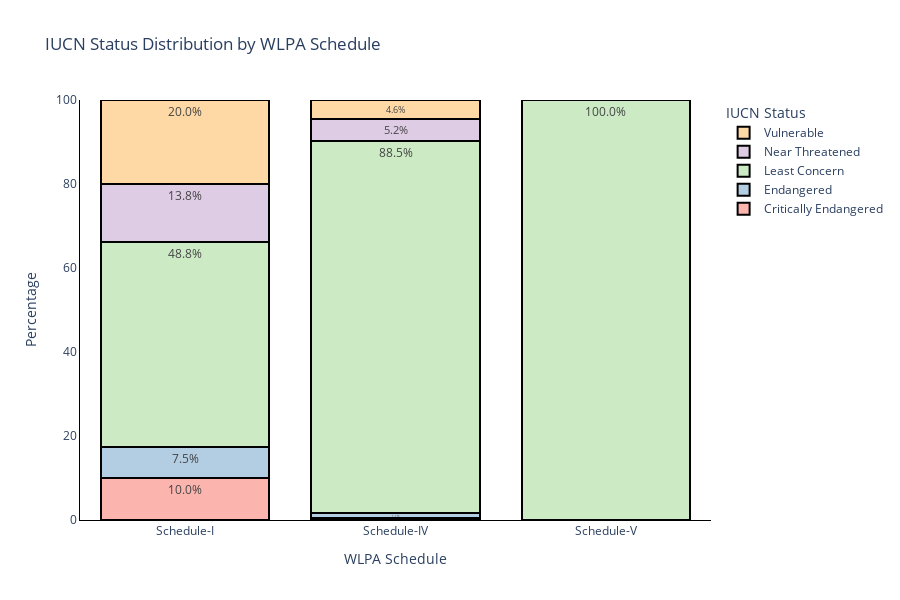

Notebook code cell kept with this figure:
### Markdown cell above
### IUCN Status vs WLPA Schedule

### Code cell
# Group and normalize
grouped_df = birds_df.groupby(['wlpa_schedule', 'iucn_status']).size().reset_index(name='count')
grouped_df['percent'] = grouped_df.groupby('wlpa_schedule')['count'].transform(lambda x: x / x.sum() * 100)

# Sort for consistent stacking
grouped_df = grouped_df.sort_values(by=['iucn_status', 'wlpa_schedule'])

# Create stacked bars with borders
fig = go.Figure()
colors = px.colors.qualitative.Pastel1

# Map each IUCN status to a color
status_list = grouped_df['iucn_status'].unique()
color_map = {status: colors[i % len(colors)] for i, status in enumerate(status_list)}

for status in status_list:
    df_subset = grouped_df[grouped_df['iucn_status'] == status]
    fig.add_trace(go.Bar(x=df_subset['wlpa_schedule'],y=df_subset['percent'],name=status,text=[f'{p:.1f}%' for p in df_subset['percent']],
        textposition='inside',marker=dict(color=color_map[status],line=dict(color='black', width=2))))

# Step 4: Layout tweaks
fig.update_layout(barmode='stack',title='IUCN Status Distribution by WLPA Schedule',
    xaxis=dict(title='WLPA Schedule', showgrid=False, linecolor='black'),
    yaxis=dict(title='Percentage', range=[0, 100], showgrid=True, linecolor='black'),
    plot_bgcolor='white',paper_bgcolor='white',height=600,width=900,legend_title='IUCN Status')

fig.show()

### Figure 1 — Plotly figure (JSON) as saved in the notebook; plotly's stock layout.template omitted (floating-point values rounded to 4 significant figures)
{"data": [{"marker": {"color": "rgb(251,180,174)", "line": {"color": "black", "width": 2}}, "name": "Critically Endangered", "text": ["10.0%", "0.5%", "0.0%"], "textposition": "inside", "type": "bar", "x": ["Schedule-I", "Schedule-IV", "Schedule-V"], "y": [10.0, 0.5089, 0.0]}, {"marker": {"color": "rgb(179,205,227)", "line": {"color": "black", "width": 2}}, "name": "Endangered", "text": ["7.5%", "1.1%", "0.0%"], "textposition": "inside", "type": "bar", "x": ["Schedule-I", "Schedule-IV", "Schedule-V"], "y": [7.5, 1.145, 0.0]}, {"marker": {"color": "rgb(204,235,197)", "line": {"color": "black", "width": 2}}, "name": "Least Concern", "text": ["48.8%", "88.5%", "100.0%"], "textposition": "inside", "type": "bar", "x": ["Schedule-I", "Schedule-IV", "Schedule-V"], "y": [48.75, 88.55, 100.0]}, {"marker": {"color": "rgb(222,203,228)", "line": {"color": "black", "width": 2}}, "name": "Near Threatened", "text": ["13.8%", "5.2%", "0.0%"], "textposition": "inside", "type": "bar", "x": ["Schedule-I", "Schedule-IV", "Schedule-V"], "y": [13.75, 5.216, 0.0]}, {"marker": {"color": "rgb(254,217,166)", "line": {"color": "black", "width": 2}}, "name": "Vulnerable", "text": ["20.0%", "4.6%", "0.0%"], "textposition": "inside", "type": "bar", "x": ["Schedule-I", "Schedule-IV", "Schedule-V"], "y": [20.0, 4.58, 0.0]}], "layout": {"barmode": "stack", "height": 600, "legend": {"title": {"text": "IUCN Status"}}, "paper_bgcolor": "white", "plot_bgcolor": "white", "title": {"text": "IUCN Status Distribution by WLPA Schedule"}, "width": 900, "xaxis": {"linecolor": "black", "showgrid": false, "title": {"text": "WLPA Schedule"}}, "yaxis": {"linecolor": "black", "range": [0, 100], "showgrid": true, "title": {"text": "Percentage"}}}}
